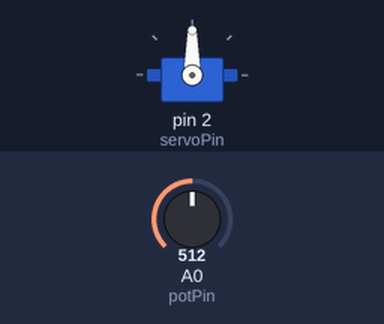
Simulated run of this sketch. Board: Arduino Uno, built with avr-gcc and run on an emulated ATmega328P. Shown: servo. Inputs (shaded band) come from the test bench; at power-on: A0 (potPin) = 512.

Above: at 1.8 s.
1.9 s: A0 (potPin) set to 716
At 2.7 s:
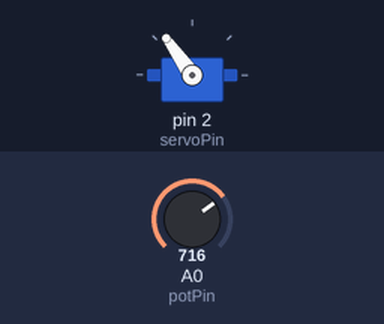
3.5 s: A0 (potPin) set to 900
At 5.2 s:
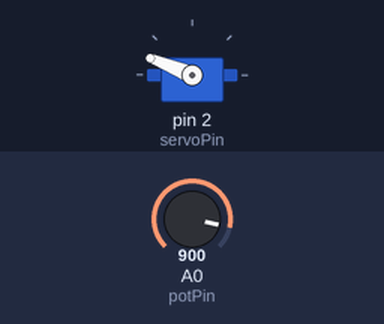
5.5 s: A0 (potPin) set to 1023
At 7.0 s:
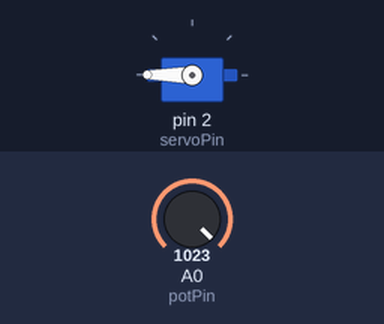
7.5 s: A0 (potPin) set to 306
At 8.5 s:
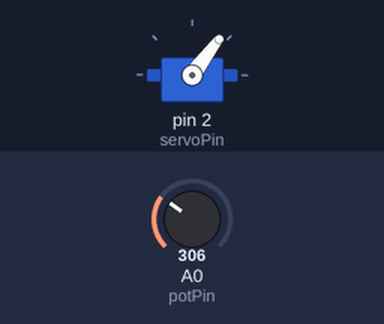
9.5 s: A0 (potPin) set to 122
At 11.2 s:
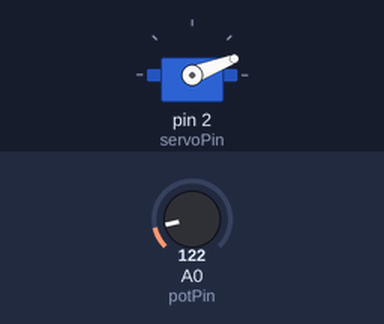
Timing chart, 0 to 12.5 s (numbered marks = the images above; inputs shaded):
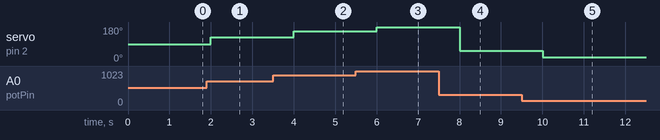

Measured:
- after the input at 1.9 s, servo on pin 2 (servoPin): 90° → 125° after 0.10 s
- after the input at 3.5 s, servo on pin 2 (servoPin): 125° → 158° after 0.50 s
- after the input at 5.5 s, servo on pin 2 (servoPin): 158° → 180° after 0.50 s
- after the input at 7.5 s, servo on pin 2 (servoPin): 180° → 53° after 0.50 s
- after the input at 9.5 s, servo on pin 2 (servoPin): 53° → 21° after 0.50 s

The sketch:

servo-potentiometer.ino
```cpp
#include <Servo.h>
Servo Servo1;

int servoPin = 2;
int potPin = A0;

void setup() {
  Servo1.attach(servoPin);
  //Serial.begin(9600);
}

void loop() {
    int reading = analogRead(potPin);
    int angle = map(reading, 0, 1023, 0, 180);
    Servo1.write(angle);
    //Serial.println("V: ");
    //Serial.println(reading);
    delay(1000);
}
```
